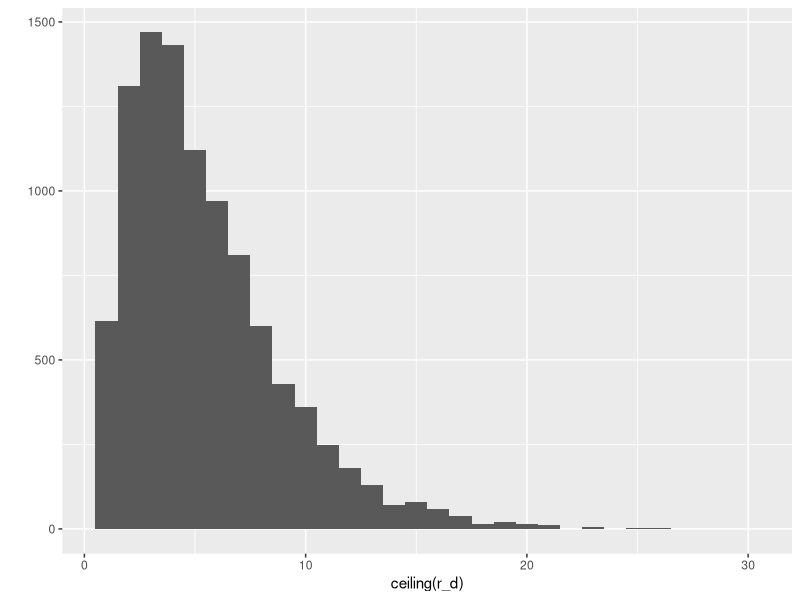

The R script that drew this image:
## ---- chunk 1
library(tidyverse)

# days to simulate
D <- 10000

mu <- 20

phi <- .25

# units of work per day
w <- 1 + rgeom(n = D, prob = 1/(mu))

# work content per unit of work (in working days). Work content is the inverse of resource capability c
y <- rexp(n = sum(w), rate = 1/phi)

# index of days for each y
i <- rep(1:D, w)

# performance standard
s = 2

sum_y_d <- tapply(X = y, INDEX = i, FUN = sum)

new_r_d <- sum_y_d/s

r_d <- map_dbl(1:D, function(d){
    
    sum(new_r_d[pmax(d-s+1,1):d])
    
    })

# qplot(1:D, ceiling(r_d), geom = 'step')

qplot(ceiling(r_d))

mean(r_d)
mu * phi

# our conjecture predicts s_0/s = r/r_0

r0 <- 4

mean(r_d/r0)

# in our to demonstrate the validity of the conjecture, we want to construct an algorithm that simulates the processing of workloads given an allocation of resources.

# let's create a resource that has 10 day blocks

worker_capacity <- rep(1,10)

# let's create some work that will take up some time

work_content <- rexp(100, rate = 1/.25)

# I need to step away and think about this for a bit.




